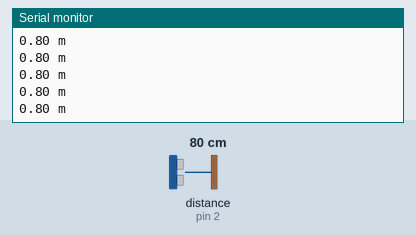
Simulated run of this sketch. Board: Arduino Uno, built with avr-gcc and run on an emulated ATmega328P. Shown: the last lines printed to the serial monitor. Wiring (inferred from the names in the program): ultrasonic range finder: trigger pin 3; echo pin 2. The inputs (shaded band) are chosen by the test bench; at power-on: distance to the obstacle (sensor on pin 2) 80 cm. The echo pulse lasts 58.3 µs per cm.

Above: at 1.2 s.
1.3 s: distance to the obstacle (sensor on pin 2) set to 2 cm
At 1.56 s:
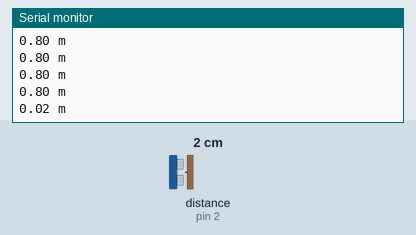
2.8 s: distance to the obstacle (sensor on pin 2) set to 4 cm
At 2.96 s:
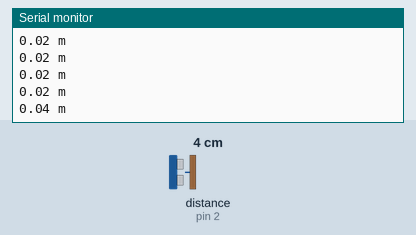
Timing chart, 0 to 5.8 s (numbered marks = the images above; inputs shaded):
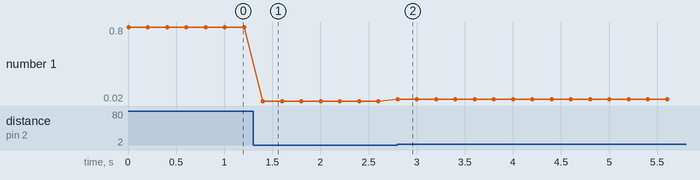

Measured:
- after the input at 1.3 s, the serial monitor: prints a new line after 0.10 s (image 1)
- after the input at 2.8 s, the serial monitor: prints a new line at once (image 2)
- plotted number 1: 0.8 → 0.02 after the input at 1.3 s, 0.02 → 0.04 after the input at 2.8 s

The sketch:

ultrasonic-distance-sensor.ino
```cpp
// HC-SR04
// Connect VCC to 5V

#define Trig 3
#define Echo 2
float distance;
int pulselength;
int t1, t2;
int delta_t;

void setup() {
  pinMode(Trig, OUTPUT);
  pinMode(Echo, INPUT);
  Serial.begin(9600);
}

void loop() {
  t1 = millis();

  digitalWrite(Trig, HIGH);
  delay(1);
  digitalWrite(Trig, LOW);

  // measure pulse length in microseconds
  pulselength = pulseIn(Echo, HIGH);
  // microseconds to meters
  distance = abs(pulselength) / 1000000. * 343.5 / 2.;

  Serial.print(distance);
  Serial.println(" m");

  t2 = millis();
  delta_t = t2 - t1;
  // Serial.print("delta_t: ");
  // Serial.println(delta_t);

  // delta_t is at most ca. 180
  delay(200-delta_t);
}
```
